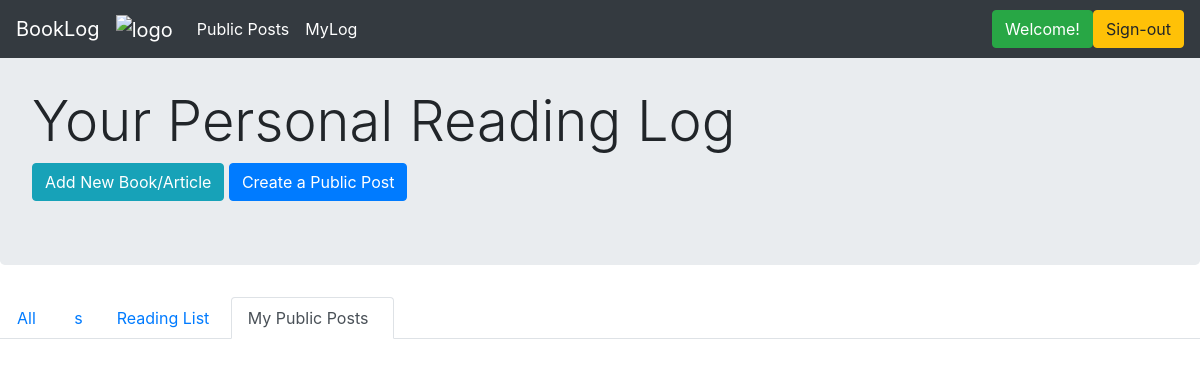
The app's page /publicposts (signed in), older data.
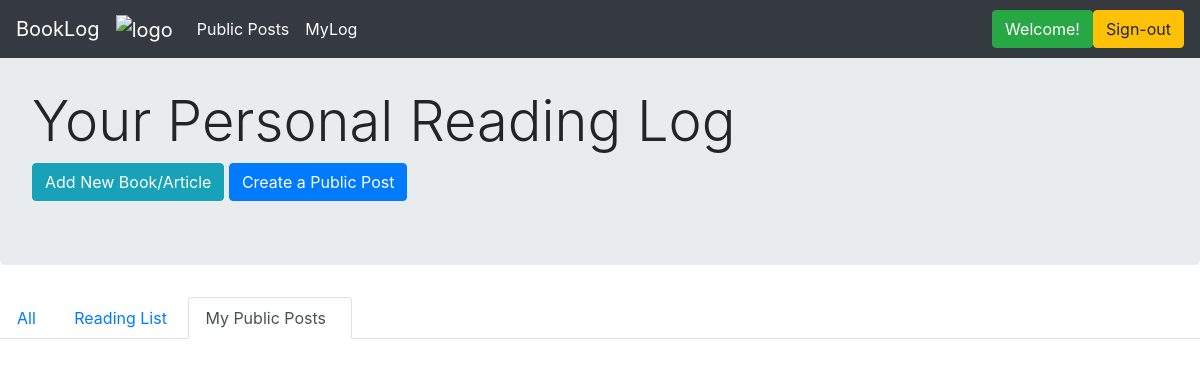
The same page, newer data.
### application/models.py (models this page shows)
class Category(db.Model):
    __tablename__ = 'categories'
    id = db.Column(db.Integer, primary_key=True)
    name = db.Column(db.String(150), index=True, nullable=False, unique=False)
    user_id = db.Column(db.Integer, ForeignKey('users.id'), nullable=False, index=False)
    user = relationship("User", backref="categories", foreign_keys=[user_id])

### application/routes.py (the view)
@main_bp.route("/publicposts", methods=['GET'])
@login_required
def my_public_posts():
    user = User.query.filter_by(id=session.get("user_id")).first()
    posts = user.public_posts
    return render_template("mypublicposts.html", posts = posts, cats=user.categories)

### application/auth.py (called while the page is built)
@auth_bp.before_app_request
def load_logged_in_user():
    user_id = session.get('user_id')
    if user_id is None:
        g.user = None
    else:
        g.user = User.query.filter_by(id=user_id).first()

def login_required(view):
    @functools.wraps(view)
    def wrapped_view(**kwargs):
        if g.user is None:
            return redirect(url_for('auth_bp.login'))
        return view(**kwargs)
    return wrapped_view

### application/routes.py (called while the page is built)
@main_bp.before_app_request
def load_logged_in_user():
    user_id = session.get('user_id')
    if user_id is None:
        g.user = None
    else:
        g.user = User.query.filter_by(id=user_id).first()

### application/templates/mypublicposts.html (shortened to what this page needs)
{% extends 'layout.html' %}
{% block content %}
<div class="jumbotron">
    <br>
    <h1 class="display-4">Your Personal Reading Log</h1>
    <a href="{{url_for('main_bp.create_new')}}" class="btn btn-info" role="button">Add New Book/Article</a>
    <a href="{{url_for('main_bp.create_public_post')}}" class="btn btn-primary" role="button">Create a Public Post</a>
</div>
<ul class="nav nav-tabs">
  <li class="nav-item"> <a class="nav-link" href="{{url_for('main_bp.myLog')}}">All&nbsp;</a> </li>
  {% for cat in cats %}
       <li class="nav-item"> <a class="nav-link" href="{{url_for('main_bp.myLogCat', cat_id=cat.id)}}">{{cat.name}}</a> </li>
  {% endfor %}
  <li class="nav-item"> <a class="nav-link" href="{{ url_for('main_bp.reading_list')}}">Reading List&nbsp;</a></li>
  <li class="nav-item"> <a class="nav-link active" href="#">My Public Posts&nbsp;&nbsp;</a></li>
  <div class="btn-toolbar" role="toolbar">
  </div>
</ul>
{% endblock %}

Row changes from the older to the newer data that the page shows:
removed Category: name "s"
